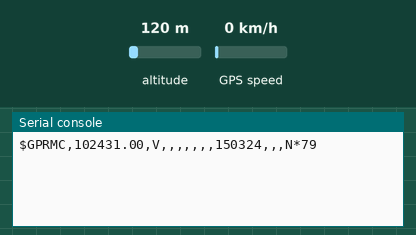
Simulated run of this program. Board: MicroPython board. Shown: the last lines printed to the serial console. The inputs (shaded band) are chosen by the test bench; at power-on: altitude 120 m, GPS speed 0 km/h. The GPS gets a fix after 3 s at 37.7749, -122.4194 with 8 satellites.

Above: at 1.2 s.
1.3 s: altitude set to 20 m
At 2.0 s:
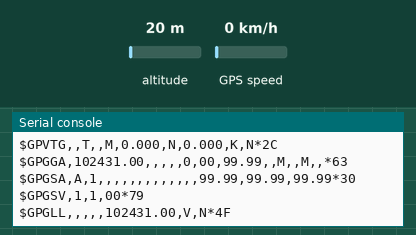
2.9 s: GPS speed set to 30 km/h
At 3.12 s:
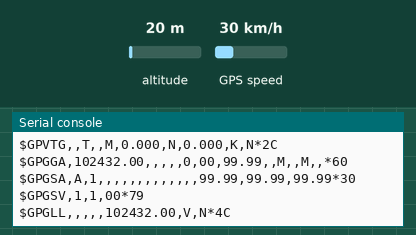
4.9 s: altitude set to 250 m
At 6.0 s:
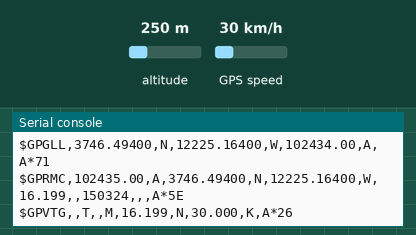
7.1 s: GPS speed set to 2 km/h
At 7.43 s:
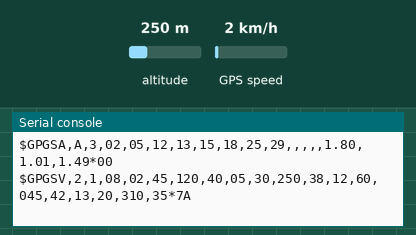
9.5 s: altitude set to 500 m
At 11.05 s:
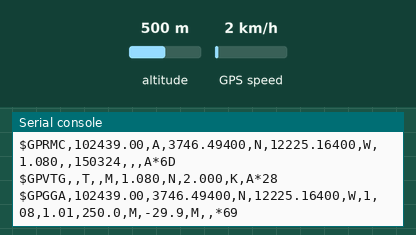
12.6 s: GPS speed set to 60 km/h
At 13.47 s:
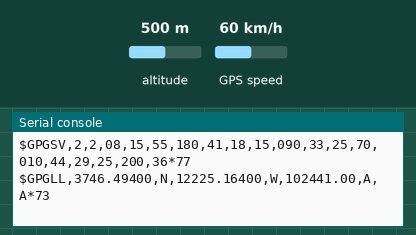
Timing chart, 0 to 15.6 s (numbered marks = the images above; inputs shaded):
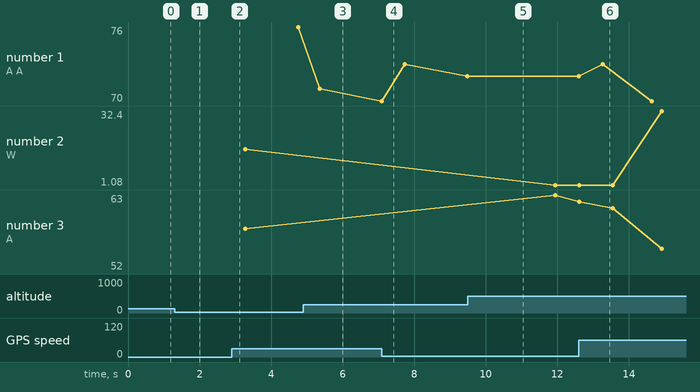

The program:

main.py
```python
from machine import Pin,I2C,UART
import time

GPS = UART(1,baudrate=9600,tx=Pin(8),rx=Pin(9))


try:
    while True:
        if GPS.any():
            myChar = GPS.read(1).decode('utf-8')
            print(myChar,end="")

except KeyboardInterrupt:
    print('\n...Cleaning up UART')
    GPS.deinit()
    time.sleep(1)
```

Measured:
- after the input at 9.5 s, the serial console: prints a new line at once (image 5)
- after the input at 12.6 s, the serial console: prints a new line at once (image 6)
- plotted number 1: 71 → 72 after the input at 7.1 s
- plotted number 2: 1.08 → 32.4 after the input at 12.6 s
- plotted number 3: 63 → 53 after the input at 12.6 s
